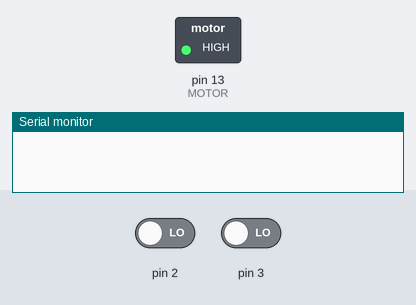
A sketch run on a simulated Arduino Uno, built with avr-gcc and run on an emulated ATmega328P. On the bench: switched loads named in the sketch (green lamp = pin HIGH), the last lines printed to the serial monitor. Inputs (shaded band) come from the test bench; at power-on: pin 2 LOW, pin 3 LOW.

Above: at 1.2 s.
1.3 s: pin 2 driven HIGH
2.8 s: pin 2 driven LOW
At 5.4 s:
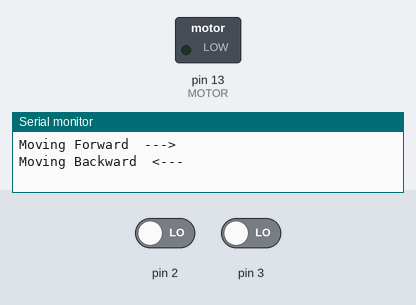
Timing chart, 0 to 11.8 s (numbered marks = the images above; inputs shaded):
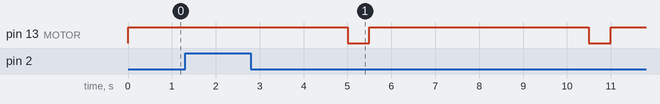

Measured:
- by itself, pin 13 (MOTOR): alternates HIGH for 5.0 s and LOW for 0.50 s

The sketch:

Encoder_Test.ino
```cpp
#define MOTOR 13

int count;

bool state_A = 0;
bool state_B = 0;

void setup() {
  pinMode(MOTOR, OUTPUT);
  attachInterrupt(0, RISE_A, RISING);
  attachInterrupt(1, RISE_B, RISING);
  Serial.begin(9600);
}

void loop() {
  digitalWrite(MOTOR, HIGH);
  delay(5000);
  digitalWrite(MOTOR, LOW);
  delay(500);
}

void RISE_A()
{
  detachInterrupt(0);
  state_A = 1;
  switch(state_B){
    case 0:
      Serial.println("Moving Forward\t--->");
      break;
    case 1:
      Serial.println("Moving Backward\t<---");
      break;
  }
  attachInterrupt(0, FALL_A, FALLING);
}

void FALL_A()
{
  detachInterrupt(0);
  state_A = 0;
  switch(state_B){
    case 0:
      Serial.println("Moving Backward\t<---");
      break;
    case 1:
      Serial.println("Moving Forward\t--->");
      break;
  }
  attachInterrupt(0, RISE_A, RISING);
}

void RISE_B()
{
  detachInterrupt(1);
  state_B = 1;
  switch(state_A){
    case 0:
      Serial.println("Moving Backward\t<---");
      break;
    case 1:
      Serial.println("Moving Forward\t--->");
      break;
  }
  attachInterrupt(1, FALL_B, FALLING);
}

void FALL_B()
{
  detachInterrupt(1);
  state_B = 0;
  switch(state_A){
    case 0:
      Serial.println("Moving Forward\t--->");
      break;
    case 1:
      Serial.println("Moving Backward\t<---");
      break;
  }
  attachInterrupt(1, RISE_B, RISING);
}
```
